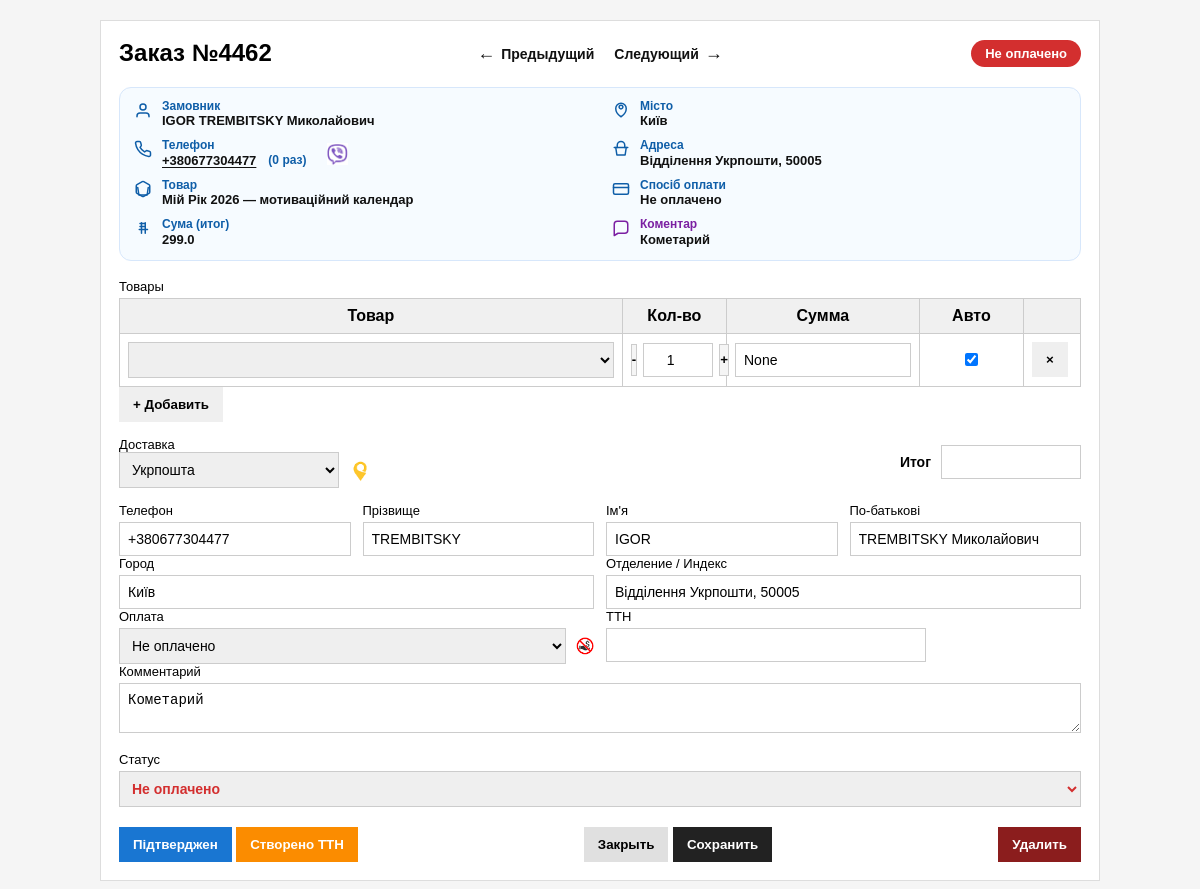
Page /order/4462 on the committed database.
### tables this page shows
CREATE TABLE orders (
        id INTEGER PRIMARY KEY AUTOINCREMENT,
        woo_id INTEGER UNIQUE,
        customer_name TEXT,
        phone TEXT,
        city TEXT,
        address TEXT,
        product TEXT,
        amount REAL,
        status TEXT,
        shipping_method TEXT,
        payment_method TEXT
    , comment TEXT, first_name TEXT, last_name TEXT, city_ref TEXT, warehouse_ref TEXT, delivery_service TEXT, payment_state TEXT, created_at TEXT, amount_auto INTEGER, ttn_number TEXT, ttn_error TEXT, ttn_created_at TEXT);

CREATE TABLE order_items (
        id INTEGER PRIMARY KEY AUTOINCREMENT,
        woo_id INTEGER,
        name TEXT,
        qty INTEGER, amount REAL, amount_auto INTEGER,
        FOREIGN KEY (woo_id) REFERENCES orders (woo_id)
    );

### web.py (the view, shortened to what this page needs)
@app.route("/order/<int:woo_id>", methods=["GET", "POST"])
def order_card(woo_id: int):
    row = db.get_order_by_woo_id(woo_id)
    if not row:
        return "Заказ не найден", 404
    o = dict(row)
    fn_raw = (o.get("first_name") or "").strip()
    o["first_name_only"] = ""
    o["patronymic"] = ""
    if fn_raw:
        parts = [p for p in fn_raw.split(" ") if p]
        if len(parts) >= 2:
            o["first_name_only"] = parts[0]
            o["patronymic"] = " ".join(parts[1:])
        else:
            o["first_name_only"] = fn_raw
    if not (o.get("patronymic") or "").strip():
        full = (o.get("customer_name") or "").strip()
        ln = (o.get("last_name") or "").strip()
        if ln and full.lower().startswith((ln + " ").lower()):
            full = full[len(ln):].strip()
        parts_full = [p for p in full.split(" ") if p]
        if len(parts_full) >= 2:
            if not (o.get("first_name_only") or "").strip():
                o["first_name_only"] = parts_full[0]
            o["patronymic"] = " ".join(parts_full[1:])
    if o.get("amount_auto") is None:
        o["amount_auto"] = 1
    if not (o.get("payment_state") or "").strip():
        inferred = infer_payment_state(o)
        o["payment_state"] = inferred if inferred else "cod"
    items_rows = db.get_order_items(woo_id)
    items = [dict(r) for r in items_rows]
    if not items:
        product = (o.get("product") or "").strip()
        if product:
            items = [{"name": product, "qty": 1}]
    raw_status = o.get("status", "")
    code = normalize_status(raw_status)
    badge = STATUS_BADGES.get(code, STATUS_BADGES["new"])
    o["status_code"] = code
    o["status_label"] = badge["label"]
    o["status_class"] = badge["class"]
    prev_woo_id, next_woo_id = db.get_prev_next_woo_ids(woo_id)
    saved = request.args.get("saved") == "1"
    woo_err = (request.args.get("woo_err") or "").strip()
    return render_template(
        "order.html",
        o=o,
        items=items,
        status_badges=STATUS_BADGES,
        saved=saved,
        woo_err=woo_err,
        prev_woo_id=prev_woo_id,
        next_woo_id=next_woo_id,
    )

### templates/order.html (shortened to what this page needs)
<!DOCTYPE html>
<html lang="ru">
<head>
</head>
<body>
<div class="card">
<div class="topbar">
    <div>
        <h2>Заказ №{{ o['woo_id'] }}</h2>
    </div>
    <div class="order-nav">
        {% if prev_woo_id %}
            <a href="/order/{{ prev_woo_id }}"><span class="arrow">&larr;</span>Предыдущий</a>
        {% else %}
            <span class="disabled"><span class="arrow">&larr;</span>Предыдущий</span>
        {% endif %}
        {% if next_woo_id %}
            <a href="/order/{{ next_woo_id }}">Следующий<span class="arrow">&rarr;</span></a>
        {% else %}
            <span class="disabled">Следующий<span class="arrow">&rarr;</span></span>
        {% endif %}
    </div>
    <div class="status-wrap">
        <span class="badge badge--{{ o['status_code'] }}">{{ o['status_label'] }}</span>
    </div>
</div>
<div class="order-summary">
    {% set _ps = (o.get('payment_state','') or '').lower() %}
    <div class="order-summary-grid">
        <div class="os-col">
            <div class="os-item">
                <svg class="os-ico" viewBox="0 0 24 24" fill="none" xmlns="http://www.w3.org/2000/svg"><path d="M20 21v-1a4 4 0 0 0-4-4H8a4 4 0 0 0-4 4v1" stroke="currentColor" stroke-width="2" stroke-linecap="round"/><path d="M12 12a4 4 0 1 0 0-8 4 4 0 0 0 0 8Z" stroke="currentColor" stroke-width="2" stroke-linecap="round"/></svg>
                <div class="os-text"><div class="os-k">Замовник</div><div class="os-v">{{ o.get('customer_name','') }}</div></div>
            </div>
            <div class="os-item">
                <div class="os-text">
                    <div class="os-text--phone">
                        <div class="os-k">Телефон</div>
                        <div class="os-v os-v--phone">
                            <a class="tel-link" id="phoneLink" href="tel:{{ o.get('phone','') }}">{{ o.get('phone','') }}</a>
                            <span class="call-attempts" id="callAttempts" data-count="{{ o.get('call_attempts', 0) or 0 }}">({{ o.get('call_attempts', 0) or 0 }} раз)</span>
                        </div>
                        <a class="viber-link" id="viberLink" href="#" data-phone="{{ o.get('phone','') }}" aria-label="Viber" title="Viber">
                            <img src="/assets/viber.png" alt="Viber">
                        </a>
                    </div>
                </div>
            </div>
            <div class="os-item">
                <div class="os-text">
                    <div class="os-k">Товар</div>
                    <div class="os-v">
                        {% if items and items|length>0 %}
                            {% for it in items %}
                                <div>{{ it.get('name','') }}{% if it.get('qty',0) and it.get('qty',0)|int > 1 %} x{{ it.get('qty',0)|int }}{% endif %}</div>
                            {% endfor %}
                        {% else %}
                            <div></div>
                        {% endif %}
                    </div>
                </div>
            </div>
            <div class="os-item">
                <div class="os-text"><div class="os-k">Сума (итог)</div><div class="os-v">{{ o.get('amount','') }}</div></div>
            </div>
        </div>
        <div class="os-col">
            <div class="os-item">
                <div class="os-text"><div class="os-k">Місто</div><div class="os-v">{{ o.get('city','') }}</div></div>
            </div>
            <div class="os-item">
                <div class="os-text"><div class="os-k">Адреса</div><div class="os-v">{{ o.get('address','') }}</div></div>
            </div>
            <div class="os-item">
                <svg class="os-ico" viewBox="0 0 24 24" fill="none" xmlns="http://www.w3.org/2000/svg"><rect x="2" y="5" width="20" height="14" rx="2" stroke="currentColor" stroke-width="2"/><path d="M2 10h20" stroke="currentColor" stroke-width="2" stroke-linecap="round"/></svg>
                <div class="os-text"><div class="os-k">Спосіб оплати</div><div class="os-v">{% if _ps == 'cod' %}Наложка{% elif _ps == 'paid' %}LiqPay{% elif _ps == 'card' %}На карту{% elif _ps == 'not_paid' %}Не оплачено{% else %}{{ o.get('payment_method','') }}{% endif %}</div></div>
            </div>
            {% if o.get('comment','') %}
            <div class="os-item">
                <svg class="os-ico os-ico--comment" viewBox="0 0 24 24" fill="none" xmlns="http://www.w3.org/2000/svg"><path d="M21 15a4 4 0 0 1-4 4H8l-5 3V7a4 4 0 0 1 4-4h10a4 4 0 0 1 4 4v8Z" stroke="currentColor" stroke-width="2" stroke-linecap="round" stroke-linejoin="round"/></svg>
                <div class="os-text"><div class="os-k os-k--comment">Коментар</div><div class="os-v os-v--comment">{{ o.get('comment','') }}</div></div>
            </div>
            {% endif %}
        </div>
    </div>
</div>
<form method="post" id="orderForm">
<div class="row">
<label>Товары</label>
<table class="items" id="itemsTable">
<tr>
    <th data-label="Товар">Товар</th>
    <th data-label="Кол-во">Кол-во</th>
    <th data-label="Сумма">Сумма</th>
    <th data-label="Авто">Авто</th>
    <th data-label="Удалить"></th>
</tr>
{% for it in items %}
<tr>
<td data-label="Товар">
<select name="item_name" class="item-name" style="width:100%;"></select>
</td>
<td data-label="Кол-во">
<div class="qty-wrap">
  <button type="button" class="qty-btn qty-dec" aria-label="Уменьшить">-</button>
  <input type="number" name="item_qty" class="item-qty" value="{{ it.get('qty',1) }}" min="1">
  <button type="button" class="qty-btn qty-inc" aria-label="Увеличить">+</button>
</div>
</td>
<td data-label="Сумма">
<input type="text" name="item_amount" class="item-amount" value="{{ it.get('amount','') }}">
</td>
<td data-label="Авто" style="text-align:center;">
<input type="checkbox" class="item-amount-auto" {% if it.get('amount_auto') is none or it.get('amount_auto')==1 %}checked{% endif %} style="width:auto;">
</td>
<td data-label="Удалить">
<button type="button" onclick="removeRow(this)">×</button>
</td>
</tr>
{% endfor %}
</table>
<button type="button" onclick="addRow()">+ Добавить</button>
</div>
<div class="row">
<div class="delivery-total-row" style="display:flex; justify-content:space-between; align-items:center; gap:16px; flex-wrap:wrap;">
  <div style="display:flex; align-items:center; gap:10px;">
    <div>
      <label style="margin:0;">Доставка</label>
      <select name="delivery_service" id="deliveryServiceSelect" style="width:220px;">
        <option value="ukr" {% if o.get('delivery_service')=='ukr' %}selected{% endif %}>
          Укрпошта
        </option>
      </select>
    </div>
    <img id="deliveryIcon" src="/assets/{% if o.get('delivery_service')=='ukr' %}up.png{% else %}np.png{% endif %}" alt="" style="height:22px; width:auto; margin-top:18px;">
  </div>
  <div style="display:flex; align-items:center; gap:10px;">
    <label style="margin:0; font-weight:700; font-size:14px;">Итог</label>
    <input type="text" id="itemsTotal" value="" readonly style="width:140px;">
  </div>
</div>
</div>
<div class="grid-4" id="personBlock">
<div>
<label>Телефон</label>
<input type="text" name="phone" value="{{ o.get('phone','') }}">
</div>
<div>
<label>Прізвище</label>
<input type="text" name="last_name" value="{{ o.get('last_name','') }}">
</div>
<div>
<label>Ім'я</label>
<input type="text" name="first_name" value="{{ o.get('first_name','') }}">
</div>
<div id="middleNameBlock">
<label>По-батькові</label>
<input type="text" name="patronymic" value="{{ o.get('patronymic','') }}">
</div>
</div>
<div class="grid-2">
<div>
<label>Город</label>
<input type="text" name="city" id="cityInput" value="{{ o.get('city','') }}" list="npCitiesList">
</div>
<div>
<label>Отделение / Индекс</label>
<input type="text" name="address" id="warehouseInput" value="{{ o.get('address','') }}" list="npWarehousesList">
</div>
</div>
<div class="grid-2">
<div>
<label>Оплата</label>
<div style="display:flex; align-items:center; gap:10px;">
<select name="payment_state" id="paymentStateSelect">
<option value="not_paid" {% if o.get('payment_state','')=='not_paid' %}selected{% endif %}>Не оплачено</option>
</select>
<img
  id="paymentIcon"
  src=""
  alt=""
  style="height:18px; width:auto;" />
</div>
</div>
<div>
<label>ТТН</label>
{% if o.get('ttn_number','') %}
<input type="text" value="{{ o.get('ttn_number','') }}" readonly style="font-weight:700; max-width:320px;" />
{% else %}
<input type="text" value="" readonly style="max-width:320px;" />
{% endif %}
</div>
</div>
<div class="row">
<label>Комментарий</label>
<textarea name="comment">{{ o.get('comment','') }}</textarea>
</div>
<div class="row">
<label>Статус</label>
<select name="status">
{% for code, meta in status_badges.items() %}
<option value="{{ code }}" {% if code==o['status_code'] %}selected{% endif %}>
{{ meta['label'] }}
</option>
{% endfor %}
</select>
</div>
<div class="actions">
  <div class="center-actions">
    <button type="submit"
            formaction="{{ url_for('order_card', woo_id=o['woo_id'], close=1) }}"
            name="quick_status"
            value="confirmed"
            style="background:#1976d2;color:#fff;">
      Підтверджен
    </button>
    <button type="submit"
            formaction="{{ url_for('order_card', woo_id=o['woo_id'], close=1) }}"
            name="quick_status"
            value="ttn"
            style="background:#fb8c00;color:#fff;">
      Створено ТТН
    </button>
  </div>
  <div class="right-actions">
    <button type="button"
            onclick="window.location='/'"
            style="background:#e0e0e0;color:#000;">
      Закрыть
    </button>
    <button type="submit"
            formaction="/order/{{ o['woo_id'] }}?close=1"
            style="background:#222;color:#fff;">
      Сохранить
    </button>
  </div>
  <div class="left-actions">
    <button
      formaction="{{ url_for('delete_order', woo_id=o['woo_id']) }}"
      onclick="return confirm('Удалить заказ?')"
      style="background:#8b1d1d;color:#fff;">
      Удалить
    </button>
  </div>
</div>
</form>
</div>
</body>
</html>

### rows in the picture
orders: woo_id "4462", get "IGOR TREMBITSKY Миколайович", get "+380677304477", get "299.0", get "Київ", get "Відділення Укрпошти, 50005", get "Кометарий", delivery_service "Укрпошта", phone "+380677304477", last_name "TREMBITSKY", first_name "IGOR", city "Київ", address "Відділення Укрпошти, 50005", comment "Кометарий"
order_items: get "Мій Рік 2026 — мотиваційний календар", item_qty "1", item_amount "None"

### other values in the picture
{{ o.get('call_attempts', 0) or 0 }} "0"
form field status "Не оплачено"
